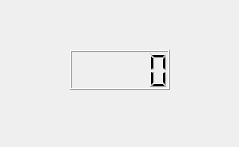
<?xml version="1.0" encoding="UTF-8"?>
<ui version="4.0">
 <class>Dialog</class>
 <widget class="QDialog" name="Dialog">
  <property name="geometry">
   <rect>
    <x>0</x>
    <y>0</y>
    <width>239</width>
    <height>147</height>
   </rect>
  </property>
  <property name="windowTitle">
   <string>Dialog</string>
  </property>
  <widget class="QLCDNumber" name="lcdNumber">
   <property name="geometry">
    <rect>
     <x>70</x>
     <y>50</y>
     <width>100</width>
     <height>40</height>
    </rect>
   </property>
  </widget>
 </widget>
 <resources/>
 <connections/>
</ui>
